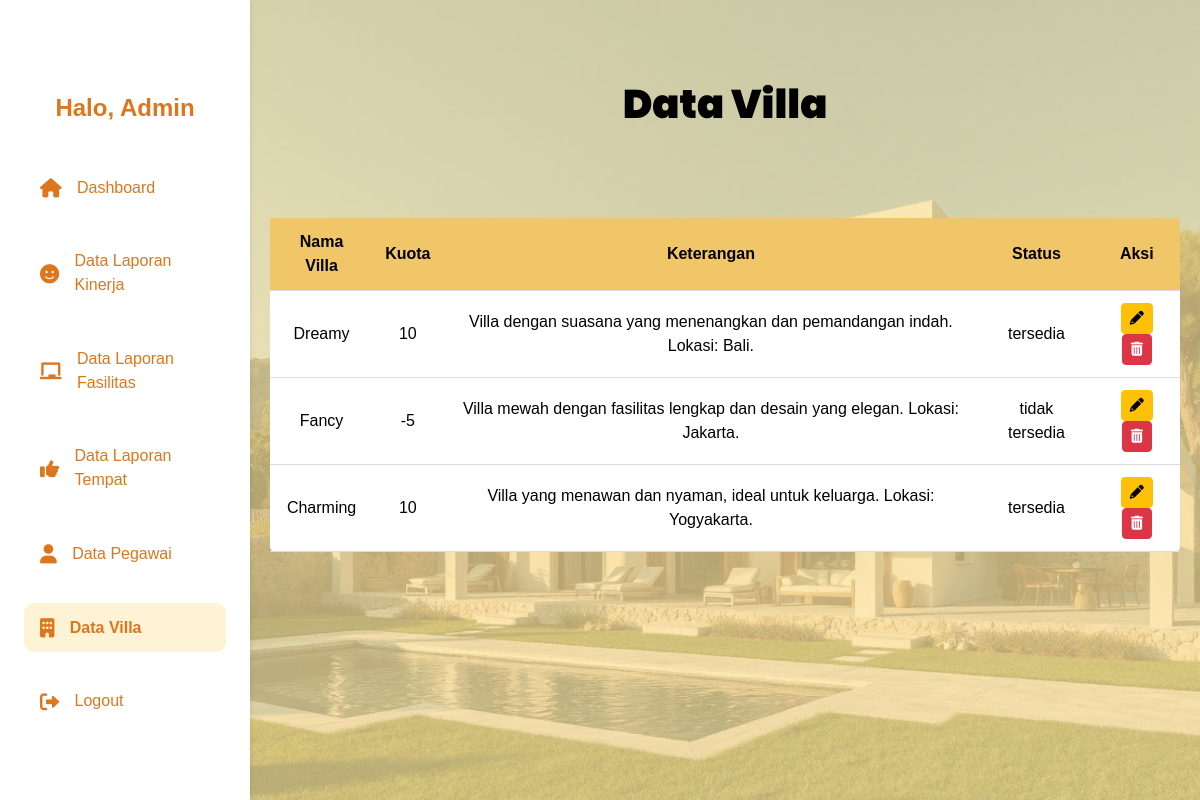
/datavilla.php, run on an earlier commit of the app's database.
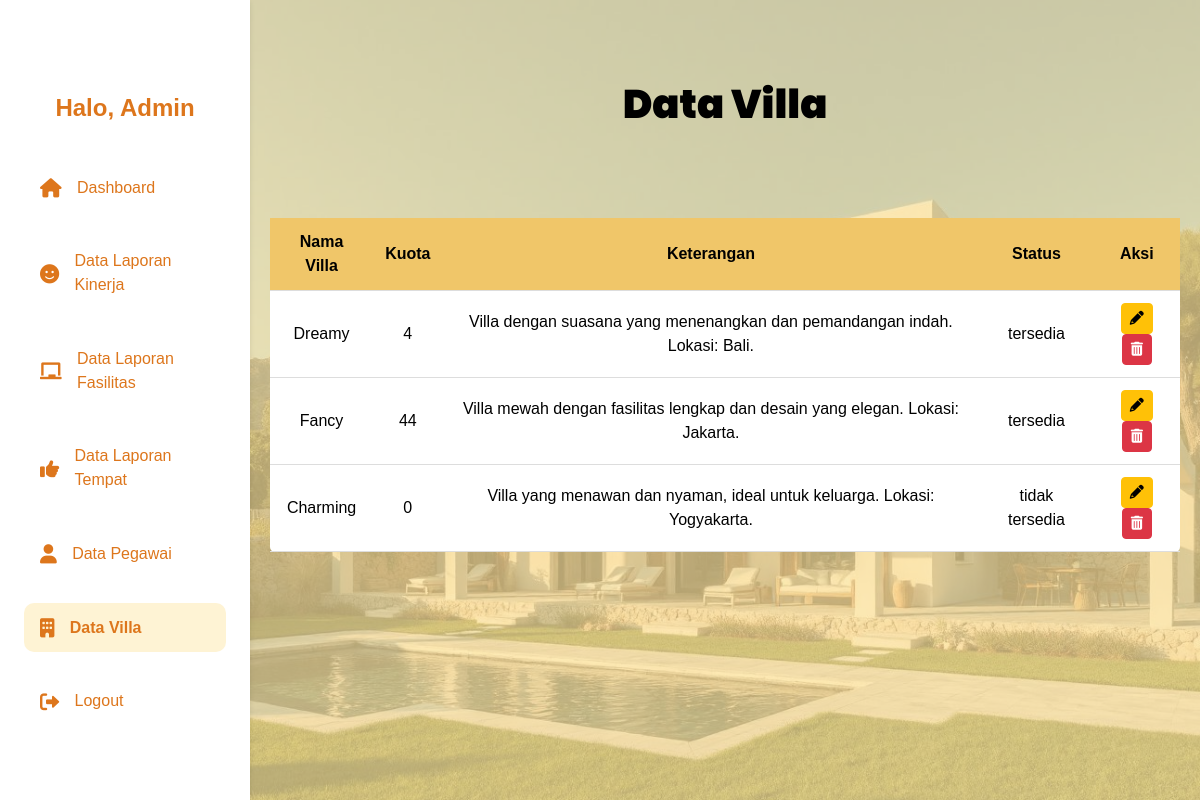
And on a later commit of the database.
### tables this page shows
CREATE TABLE `villa` (
  `id` int(11) NOT NULL,
  `nama_villa` varchar(255) NOT NULL,
  `keterangan` text DEFAULT NULL,
  `status` enum('tersedia','tidak tersedia','dalam pemeliharaan') NOT NULL DEFAULT 'tersedia',
  `kuota` int(11) NOT NULL DEFAULT 0
);

### datavilla.php (the view, shortened to what this page needs)
<?php
$host = "localhost";
$username = "root";
$password = "";
$dbname = "filya_suite";
$conn = new mysqli($host, $username, $password, $dbname);
$sql = "SELECT * FROM villa";
$result = $conn->query($sql);
?>
<!DOCTYPE html>
<html lang="en">
<head>
    <link rel="stylesheet" href="https://cdnjs.cloudflare.com/ajax/libs/font-awesome/6.0.0-beta3/css/all.min.css">
    <link href="https://cdn.jsdelivr.net/npm/bootstrap@5.3.0-alpha1/dist/css/bootstrap.min.css" rel="stylesheet">
</head>
<body>
    <div class="sidebar">
        <div class="sidebar-header">
            <h2>Halo, Admin</h2>
        </div>
        <n class="sidebar-menu">
            <a href="Dashboardadmin.php" class="menu-item">
                <i class="fas fa-home"></i> Dashboard
            </a>
            <a href="DashbordKinerja.php" class="menu-item">
                <i class="fas fa-smile"></i> Data Laporan Kinerja
            </a>
            <a href="DashbordFasilitas.php" class="menu-item">
                <i class="fas fa-chalkboard"></i> Data Laporan Fasilitas
            </a>
            <a href="DashboardTempt.php" class="menu-item">
                <i class="fas fa-thumbs-up"></i> Data Laporan Tempat
            </a>
            <a href="Dashboarddatapegawai.php" class="menu-item">
                <i class="fas fa-user"></i> Data Pegawai
            </a>
            <a href="datavilla.php" class="menu-item active">
                <i class="fas fa-building"></i> Data Villa
            </a>
            <div class="sidebar-footer">
                <a href="logout.php" class="menu-item">
                    <i class="fas fa-sign-out-alt"></i> Logout
                </a>
            </div>
    </div>
    <div class="main-content">
        <h1><strong>Data Villa</strong></h1>
        <div class="table-responsive">
            <table>
                <thead>
                    <tr>
                        <th>Nama Villa</th>
                        <th>Kuota</th>
                        <th>Keterangan</th>
                        <th>Status</th>
                        <th>Aksi</th>
                    </tr>
                </thead>
                <tbody>
                    <?php
                    if ($result->num_rows > 0) {
                        while ($row = $result->fetch_assoc()) {
                            echo "<tr>";
                            echo "<td>" . $row['nama_villa'] . "</td>";
                            echo "<td>" . $row['kuota'] . "</td>";
                            echo "<td>" . $row['keterangan'] . "</td>";
                            echo "<td>" . $row['status'] . "</td>";
                            echo "<td>
                    <a href='proses_villa/edit.php?id=" . $row['id'] . "' class='btn btn-warning btn-sm'>
                        <i class='fas fa-pencil-alt'></i>
                    </a>
                    <a href='delete.php?id=" . $row['id'] . "' class='btn btn-danger btn-sm' onclick='return confirm(\"Apakah Anda yakin ingin menghapus data ini?\")'>
                        <i class='fas fa-trash-alt'></i>
                    </a>
                </td>";
                            echo "</tr>";
                        }
                    } else {
                        echo "<tr><td colspan='4'>Tidak ada data</td></tr>";
                    }
                    ?>
                </tbody>
            </table>
        </div>
    </div>
</body>
</html>

What changed in the data, as far as the page shows it:
changed villa "Dreamy": kuota "10" → "4"
changed villa "Fancy": kuota "-5" → "44"; status "tidak tersedia" → "tersedia"
changed villa "Charming": kuota "10" → "0"; status "tersedia" → "tidak tersedia"
